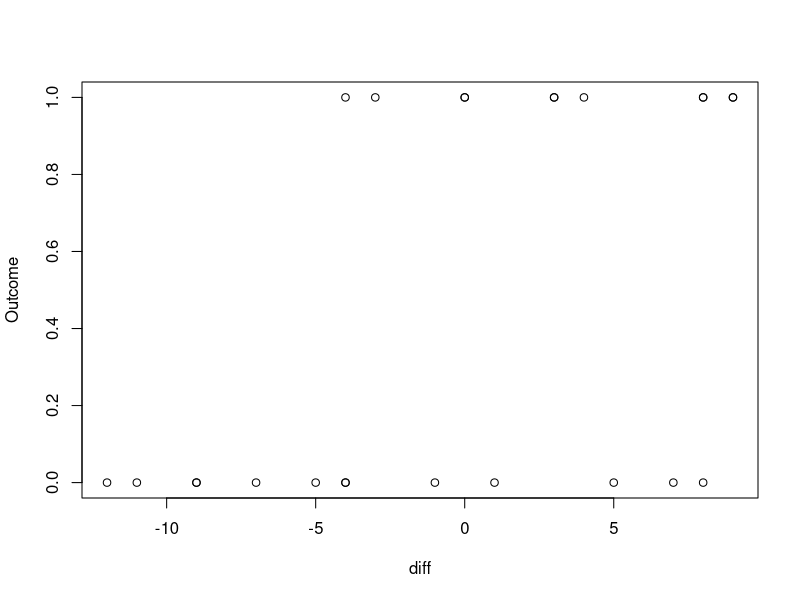
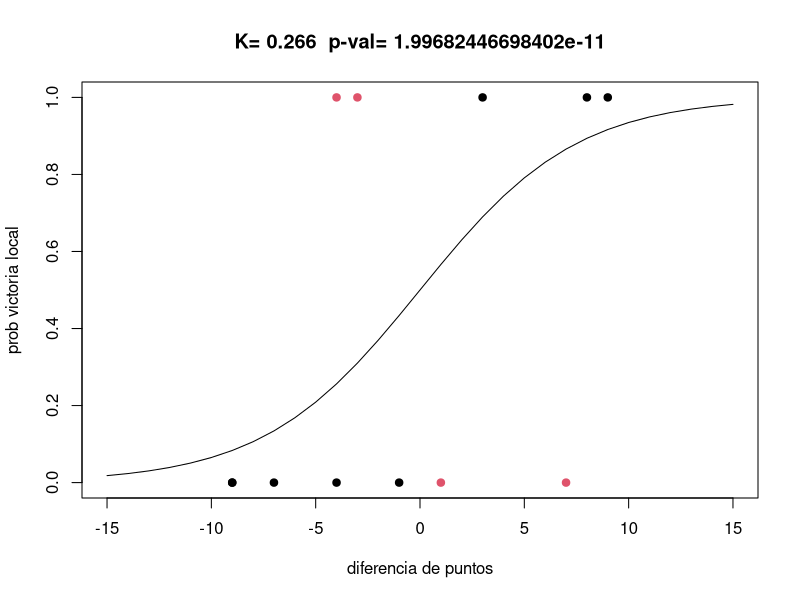

R code for these plots, in order:
past<-read.table("past.tsv",header=T,sep='\t',stringsAsFactors = F)
plot(Outcome~diff,past)
indexes<-1:nrow(past);
train_set_indexes<-sample(indexes,12)
test_set_indexes<-indexes[!indexes %in% train_set_indexes]
train<-past[sample(train_set_indexes,100,replace = T),3:4];
model <- glm(Outcome ~diff-1,family=binomial(link='logit'),data=train)
summary(model)
ano<-anova(model, test="Chisq")
ano
fitted.results <- predict(model,newdata=past[test_set_indexes,3:4],type='response')
fitted.results <- ifelse(fitted.results > 0.5,1,0)
misClasificError <- mean(fitted.results != past[test_set_indexes,"Outcome"])
print(paste('Accuracy',1-misClasificError))
diff_range=-15:15;
pvals<-1/(1+exp(-(-15:15*model$coefficients[1])))
test_vals=past[test_set_indexes,3:4]
hits=ifelse(fitted.results==past[test_set_indexes,"Outcome"],1,2)
main_title=paste("K=",round(model$coefficients[1],dig=3)," p-val=",ano$`Pr(>Chi)`[2]);
plot(diff_range,pvals,
     t='l',
     xlab='diferencia de puntos',
     ylab='prob victoria local',
     ylim=c(0,1),
     main=main_title);
points(test_vals,col=hits,pch=19)
library(ROCR)
p <- predict(model,newdata=past[test_set_indexes,3:4],type='response')
pr <- prediction(p, past[test_set_indexes,"Outcome"])
prf <- performance(pr, measure = "tpr", x.measure = "fpr")
#plot(prf)

auc <- performance(pr, measure = "auc")
auc <- auc@y.values[[1]]
auc
